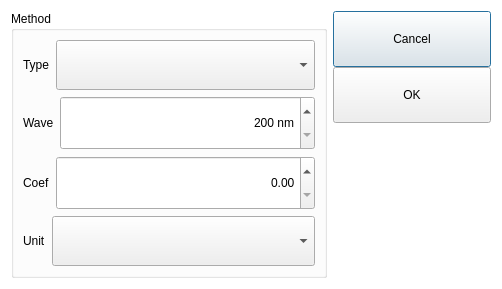
<?xml version="1.0" encoding="UTF-8"?>
<ui version="4.0">
 <class>PtDialog</class>
 <widget class="QDialog" name="PtDialog">
  <property name="geometry">
   <rect>
    <x>0</x>
    <y>0</y>
    <width>502</width>
    <height>283</height>
   </rect>
  </property>
  <property name="windowTitle">
   <string>Protein</string>
  </property>
  <property name="styleSheet">
   <string notr="true">QLabel,QSpinBox,QDoubleSpinBox,QPushButton,QLineEdit,QComboBox{
	min-height:48px;
	font: 12pt &quot;黑体&quot;;
}

QGroupBox{
	font: Bold 14pt &quot;黑体&quot;;
}

QDialog{
	background-color: rgb(255, 255, 255);
}

/*spinbox 抬起样式*/
QTimeEdit::up-button,QDoubleSpinBox::up-button,QSpinBox::up-button {subcontrol-origin:border;
    subcontrol-position:right;
	image: url(:/icons/up_left.png);
	background-color: rgb(255, 255, 255);
    width: 36px;
    height: 50px;       
}
QTimeEdit::down-button,QDoubleSpinBox::down-button,QSpinBox::down-button {subcontrol-origin:border;
    subcontrol-position:left;
	image: url(:/icons/up_right.png);
	background-color: rgb(255, 255, 255);
    width: 36px;
    height: 50px;
}

/*按钮按下样式*/
QTimeEdit::up-button:pressed,QDoubleSpinBox::up-button:pressed,QSpinBox::up-button:pressed{subcontrol-origin:border;
    subcontrol-position:right;
    image: url(:/icons/up_left.png);
	background-color: rgb(255, 255, 255);
    width: 35px;
    height: 49px;       
}
  
QTimeEdit::down-button:pressed,QDoubleSpinBox::down-button:pressed,QSpinBox::down-button:pressed,QSpinBox::down-button:pressed{
    subcontrol-position:left;
    image: url(:/icons/up_right.png);
	background-color: rgb(255, 255, 255);
    width: 35px;
    height: 49px;   
}</string>
  </property>
  <layout class="QHBoxLayout" name="horizontalLayout_6" stretch="2,1">
   <item>
    <widget class="QGroupBox" name="groupBox">
     <property name="title">
      <string>Method</string>
     </property>
     <layout class="QVBoxLayout" name="verticalLayout">
      <item>
       <layout class="QHBoxLayout" name="horizontalLayout" stretch="0,1">
        <item>
         <widget class="QLabel" name="typeLabel">
          <property name="text">
           <string>Type</string>
          </property>
         </widget>
        </item>
        <item>
         <widget class="QComboBox" name="typeComboBox">
          <property name="iconSize">
           <size>
            <width>48</width>
            <height>48</height>
           </size>
          </property>
         </widget>
        </item>
       </layout>
      </item>
      <item>
       <layout class="QHBoxLayout" name="horizontalLayout_5" stretch="0,1">
        <item>
         <widget class="QLabel" name="waveLabel">
          <property name="text">
           <string>Wave</string>
          </property>
         </widget>
        </item>
        <item>
         <widget class="QSpinBox" name="waveSpinBox">
          <property name="styleSheet">
           <string notr="true">QLabel,QSpinBox,QDoubleSpinBox,QPushButton,QLineEdit,QComboBox{
	min-height:48px;
	font: 12pt &quot;黑体&quot;;
}

QGroupBox{
	font: Bold 14pt &quot;黑体&quot;;
}

QDialog{
	
	background-color: rgb(255, 255, 255);
}</string>
          </property>
          <property name="alignment">
           <set>Qt::AlignRight|Qt::AlignTrailing|Qt::AlignVCenter</set>
          </property>
          <property name="suffix">
           <string> nm</string>
          </property>
          <property name="minimum">
           <number>200</number>
          </property>
          <property name="maximum">
           <number>850</number>
          </property>
         </widget>
        </item>
       </layout>
      </item>
      <item>
       <layout class="QHBoxLayout" name="horizontalLayout_2" stretch="0,1">
        <item>
         <widget class="QLabel" name="coefLabel">
          <property name="text">
           <string>Coef</string>
          </property>
         </widget>
        </item>
        <item>
         <widget class="QDoubleSpinBox" name="coefDoubleSpinBox">
          <property name="alignment">
           <set>Qt::AlignRight|Qt::AlignTrailing|Qt::AlignVCenter</set>
          </property>
         </widget>
        </item>
       </layout>
      </item>
      <item>
       <layout class="QHBoxLayout" name="horizontalLayout_3" stretch="0,1">
        <item>
         <widget class="QLabel" name="unitLabel">
          <property name="text">
           <string>Unit</string>
          </property>
         </widget>
        </item>
        <item>
         <widget class="QComboBox" name="unitComboBox">
          <property name="iconSize">
           <size>
            <width>48</width>
            <height>48</height>
           </size>
          </property>
         </widget>
        </item>
       </layout>
      </item>
     </layout>
    </widget>
   </item>
   <item>
    <layout class="QVBoxLayout" name="verticalLayout_2">
     <property name="spacing">
      <number>0</number>
     </property>
     <item>
      <widget class="QPushButton" name="cancelPBtn">
       <property name="text">
        <string>Cancel</string>
       </property>
      </widget>
     </item>
     <item>
      <widget class="QPushButton" name="okPBtn">
       <property name="text">
        <string>OK</string>
       </property>
      </widget>
     </item>
     <item>
      <spacer name="verticalSpacer">
       <property name="orientation">
        <enum>Qt::Vertical</enum>
       </property>
       <property name="sizeHint" stdset="0">
        <size>
         <width>20</width>
         <height>40</height>
        </size>
       </property>
      </spacer>
     </item>
    </layout>
   </item>
  </layout>
 </widget>
 <resources/>
 <connections/>
</ui>
